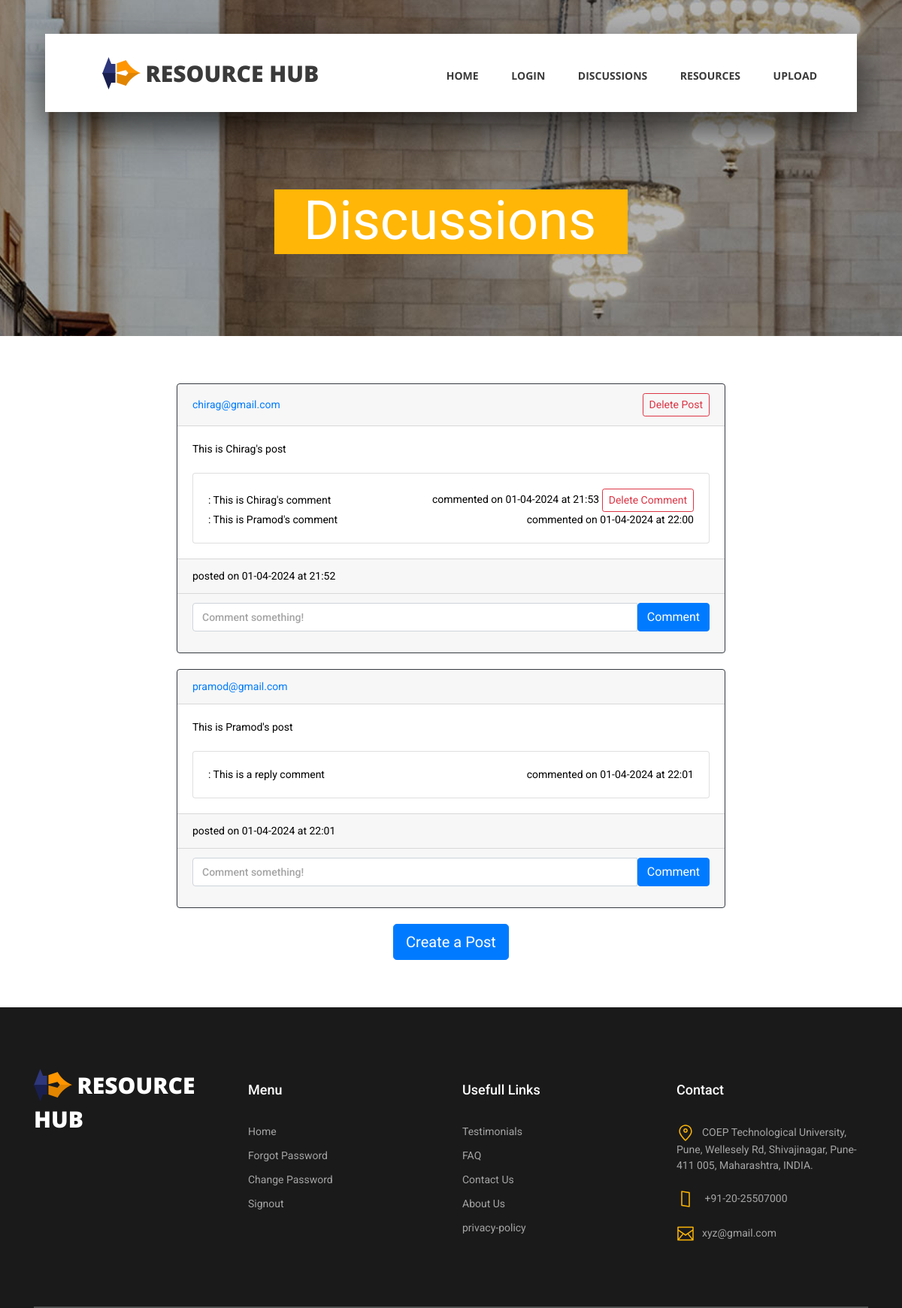
/posts (signed in), run on the app's committed database.
### app.py (models this page shows)
class Post(db.Model):
    id = db.Column(db.Integer, primary_key=True)
    text = db.Column(db.Text, nullable=False)
    date_created = db.Column(db.DateTime, default=datetime.now)
    author_id = db.Column(db.Integer, db.ForeignKey('user.id', ondelete="CASCADE"), nullable=False)
    comments = db.relationship('Comment', backref='post', passive_deletes=True)

class User(db.Model, UserMixin):
    id = db.Column(db.Integer, primary_key=True)
    name = db.Column(db.String(100))
    username = db.Column(db.String(50), unique=True)
    password = db.Column(db.String(100))
    user_type = db.Column(db.String(10))
    resources = db.relationship('Resource', backref="user")
    posts = db.relationship('Post', backref="user", passive_deletes=True)

class Comment(db.Model):
    id = db.Column(db.Integer, primary_key=True)
    text = db.Column(db.String(200), nullable=False)
    date_created = db.Column(db.DateTime, default=datetime.now)
    user_id = db.Column(db.Integer, db.ForeignKey('user.id', ondelete="CASCADE"), nullable=False)
    post_id = db.Column(db.Integer, db.ForeignKey('post.id', ondelete="CASCADE"), nullable=False)

### app.py (the view)
@app.route("/posts")
@login_required
def posts():
    posts = Post.query.all()
    user_id = current_user.id if current_user.is_authenticated else None
    return render_template("posts.html", author_id=user_id, posts=posts)

### app.py (called while the page is built)
@login_manager.user_loader
def load_user(user_id):
    return User.query.get(int(user_id))

### templates/posts.html (shortened to what this page needs)
<!DOCTYPE html>
<html lang="en">
<head>
	<link rel="stylesheet" type="text/css" href="../static/styles/bootstrap4/bootstrap.min.css">
	<link href="../static/plugins/fontawesome-free-5.0.1/css/fontawesome-all.css" rel="stylesheet" type="text/css">
	<link rel="stylesheet" type="text/css" href="../static/styles/contact_styles.css">
	<link rel="stylesheet" type="text/css" href="../static/styles/contact_responsive.css">
</head>
<body>
	<div class="super_container">
		<header class="header d-flex flex-row">
			<div class="header_content d-flex flex-row align-items-center">
				<div class="logo_container">
					<div class="logo">
						<img src="../static/images/logo.png" alt="">
						<span>Resource Hub</span>
					</div>
				</div>
				<nav class="main_nav_container">
					<div class="main_nav">
						<ul class="main_nav_list">
							<li class="main_nav_item"><a href="/">Home</a></li>
							<li class="main_nav_item"><b><a href="/login">Login</b></a></li>
							<li class="main_nav_item"><a href="/posts">Discussions</a></li>
							<li class="main_nav_item"><b><a href="/select">Resources</b></a></li>
							<li class="main_nav_item"><b><a href="/upload">Upload</a></b></a></li>
						</ul>
					</div>
				</nav>
			</div>
		</header>
			</div>
		{% block content %}
    <div class="home">
        <div class="home_background_container prlx_parent">
            <div class="home_background prlx" style="background-image:url(../static/images/contact_background.jpg)">
            </div>
        </div>
        <div class="home_content">
            <h1>Discussions</h1>
        </div>
    </div>
	<div class = "container">
		<div class = "row justify-content-center">
		<div class="col-8">
    <div id="posts">
		<br><br><br>
        {% for post in posts %}
        <div class="card border-dark">
            <div class="card-header d-flex justify-content-between align-items-center">
                <a href="/posts/{{ post.user.username }}">{{ post.user.username }}</a>
				{% if current_user.id == post.author_id %}
                	<a href="{{ url_for('delete_post', id=post.id)}}" class="btn btn-outline-danger btn-sm">Delete Post</a>
				{% endif %}
            </div>
            <div class="card-body">
                <div class="card-text">{{ post.text }}</div>
                <br/>
                <div class="card">
                    <div class="card-body">
                        {% for comment in post.comments %}
                        <div class="d-flex justify-content-between align-items-center">
                            <div>
                                <a href="/posts/{{ comment.user_id.username }}">{{ comment.user_id.username }}</a>:
                                {{ comment.text }}
                            </div>
                            <div>
                                commented on {{ comment.date_created.strftime("%d-%m-%Y") }} at {{ comment.date_created.strftime("%H:%M") }}
                                {% if current_user.id == comment.user_id %}
									<a href="{{ url_for('delete_comment', comment_id=comment.id)}}" class="btn btn-outline-danger btn-sm">Delete Comment</a>
                                {% endif %}
                            </div>
                        </div>
                        {% endfor %}
                    </div>
                </div>
            </div>
            <div class="card-footer">posted on {{ post.date_created.strftime("%d-%m-%Y") }} at {{ post.date_created.strftime("%H:%M") }}</div>
            <div class="card-footer">
                <form method="POST" action="/create-comment/{{ post.id }}">
                    <div class="input-group mb-3">
                        <input type="text" id="text" name="text" class="form-control"
                               placeholder="Comment something!"/>
                        <button type="submit" class="btn btn-primary">Comment</button>
                    </div>
                </form>
            </div>
        </div>
        <br/> {% endfor %}
    </div>
    {% block footer %}
    <div class="d-flex justify-content-center">
        <a href="/create-post"><button type="button" class="btn btn-lg btn-primary">Create a Post</button></a>
    </div><br><br><br>
    {% endblock %}
{% endblock %}
</div>
</div>
</div>
	<footer class="footer">
		<div class="container">
					<div class="col">
				<div class="row">
					<div class="col text-center">
					</div>
				</div>
			</div>
			<div class="footer_content">
				<div class="row">
					<div class="col-lg-3 footer_col">
						<div class="logo_container">
							<div class="logo">
								<img src="../static/images/logo.png" alt="">
								<span>Resource Hub</span>
							</div>
						</div>
					</div>
					<div class="col-lg-3 footer_col">
						<div class="footer_column_title">Menu</div>
						<div class="footer_column_content">
							<ul>
							<li class="footer_list_item"><a href="/">Home</a></li>
							<li class="footer_list_item"><a href="/forgot_password">Forgot Password</a></li>
							<li class="footer_list_item"><a href="/change-password-form">Change Password</a></li>
							<li class="footer_list_item"><a href="/logout">Signout</a></a></li>
							</ul>
						</div>
					</div>
					<div class="col-lg-3 footer_col">
						<div class="footer_column_title">Usefull Links</div>
						<div class="footer_column_content">
							<ul>
								<li class="footer_list_item"><a href="/testimonials">Testimonials</a></li>
								<li class="footer_list_item"><a href="FAQ">FAQ</a></li>
								<li class="footer_list_item"><a href="/contact">Contact Us</a></li>
								<li class="footer_list_item"><a href="/aboutus">About Us</a></li>
								<li class="footer_list_item"><a href="/privacy">privacy-policy</a></li>
							</ul>
						</div>
					</div>
					<div class="col-lg-3 footer_col">
						<div class="footer_column_title">Contact</div>
						<div class="footer_column_content">
							<ul>
								<li class="footer_contact_item">
									<div class="footer_contact_icon">
										<img src="../static/images/placeholder.svg" alt="https://www.flaticon.com/authors/lucy-g">
									</div>COEP Technological University, Pune, Wellesely Rd, Shivajinagar, Pune-411 005,
									Maharashtra, INDIA.
								</li>
								<li class="footer_contact_item">
									<div class="footer_contact_icon">
										<img src="../static/images/smartphone.svg" alt="https://www.flaticon.com/authors/lucy-g">
									</div>
									+91-20-25507000
								</li>
								<li class="footer_contact_item">
									<div class="footer_contact_icon">
										<img src="../static/images/envelope.svg" alt="https://www.flaticon.com/authors/lucy-g">
									</div>xyz@gmail.com
								</li>
							</ul>
						</div>
					</div>
				</div>
			</div>
		</div>
	</footer>
</body>
</html>

### static/styles/contact_styles.css (style rules this page uses)
* { margin: 0; padding: 0; -webkit-font-smoothing: antialiased; -webkit-text-shadow: rgba(0,0,0,.01) 0 0 1px; text-shadow: rgba(0,0,0,.01) 0 0 1px; }
body { font-family: 'Roboto', sans-serif; font-size: 14px; font-weight: 400; background: #FFFFFF; color: #000000; }
div { display: block; position: relative; -webkit-box-sizing: border-box; -moz-box-sizing: border-box; box-sizing: border-box; }
ul { list-style: none; margin-bottom: 0px; }
a, a:hover, a:visited, a:active, a:link { text-decoration: none; -webkit-font-smoothing: antialiased; -webkit-text-shadow: rgba(0,0,0,.01) 0 0 1px; text-shadow: rgba(0,0,0,.01) 0 0 1px; }
h1 { font-size: 36px; }
h1, h2, h3, h4, h5, h6 { font-family: 'Roboto', sans-serif; -webkit-font-smoothing: antialiased; -webkit-text-shadow: rgba(0,0,0,.01) 0 0 1px; text-shadow: rgba(0,0,0,.01) 0 0 1px; }
.form-control { color: #db5246; }
.super_container { width: 100%; overflow: hidden; }
.prlx_parent { overflow: hidden; }
.prlx { height: 130% !important; }
.header { position: fixed; top: 45px; left: 50%; -webkit-transform: translateX(-50%); -moz-transform: translateX(-50%); -ms-transform: translateX(-50%); -o-transform: translateX(-50%); transform: translateX(-50%); width: 1318px; height: 104px; background: #FFFFFF; z-index: 10; -webkit-transition: all 200ms ease; -moz-transition: all 200ms ease; -ms-transition: all 200ms ease; -o-transition: all 200ms ease; transition: all 200ms ease; }
.header_content { width: calc(100% - 279px); height: 100%; }
.header_content::before { display: block; position: absolute; top: 0; left: 0; width: 100%; height: 100%; content: ''; box-shadow: 0px 20px 49px rgba(0,0,0,0.67); z-index: -1; }
.logo_container { display: inline-block; padding-left: 76px; }
.logo span { font-family: 'Open Sans', sans-serif; font-size: 30px; font-weight: 900; color: #3a3a3a; vertical-align: middle; text-transform: uppercase; margin-left: 3px; }
.main_nav_container { display: inline-block; margin-left: auto; padding-right: 93px; }
.main_nav { margin-top: 7px; }
.main_nav_item { display: inline-block; margin-right: 40px; }
.main_nav_item:last-child { margin-right: 0px; }
.main_nav_item a { font-family: 'Open Sans', sans-serif; font-size: 14px; text-transform: uppercase; font-weight: 700; color: #3a3a3a; -webkit-transition: all 200ms ease; -moz-transition: all 200ms ease; -ms-transition: all 200ms ease; -o-transition: all 200ms ease; transition: all 200ms ease; }
.home { width: 100%; height: 447px; }
.home_background_container { position: absolute; top: 0; left: 0; width: 100%; height: 100%; }
.home_background { width: 100%; height: 100%; background-repeat: no-repeat; background-size: cover; background-position: center center; }
.home_content { position: absolute; left: 50%; bottom: 109px; -webkit-transform: translateX(-50%); -moz-transform: translateX(-50%); -ms-transform: translateX(-50%); -o-transform: translateX(-50%); transform: translateX(-50%); background: #ffb606; padding-top: 24px; padding-bottom: 18px; padding-left: 39px; padding-right: 42px; }
.home_content h1 { font-size: 72px; font-weight: 400; color: #FFFFFF; line-height: 0.5; white-space: nowrap; }
.footer { width: 100%; padding-top: 00px; background: #1a1a1a; }
.footer_content { padding-top: 80px; padding-bottom: 83px; border-bottom: solid 2px #4d4e4e; }
.footer_content .logo_container { padding-left: 0px; }
.footer_content .logo span { color: #FFFFFF; }
.footer_column_title { font-size: 18px; font-weight: 500; color: #FFFFFF; padding-top: 15px; }
.footer_column_content { margin-top: 32px; }
.footer_list_item { margin-bottom: 11px; }
.footer_list_item a { font-size: 14px; color: #a5a5a5; -webkit-transition: all 200ms ease; -moz-transition: all 200ms ease; -ms-transition: all 200ms ease; -o-transition: all 200ms ease; transition: all 200ms ease; }
.footer_contact_item { font-size: 14px; font-weight: 400; color: #a5a5a5; margin-bottom: 22px; }
.footer_contact_item:last-child { margin-bottom: 0px; }
.footer_contact_icon { display: inline-block; width: 24px; height: 24px; vertical-align: middle; margin-right: 10px; }
.footer_contact_icon img { width: 100%; }

### data on the page
Post: user.username "chirag@gmail.com", text "This is Chirag's post", date_created "01-04-2024", date_created "21:52"
Comment: text "This is Chirag's comment", date_created "01-04-2024", date_created "21:53"
Comment: text "This is Pramod's comment", date_created "01-04-2024", date_created "22:00"
Post: user.username "pramod@gmail.com", text "This is Pramod's post", date_created "01-04-2024", date_created "22:01"
Comment: text "This is a reply comment", date_created "01-04-2024", date_created "22:01"
